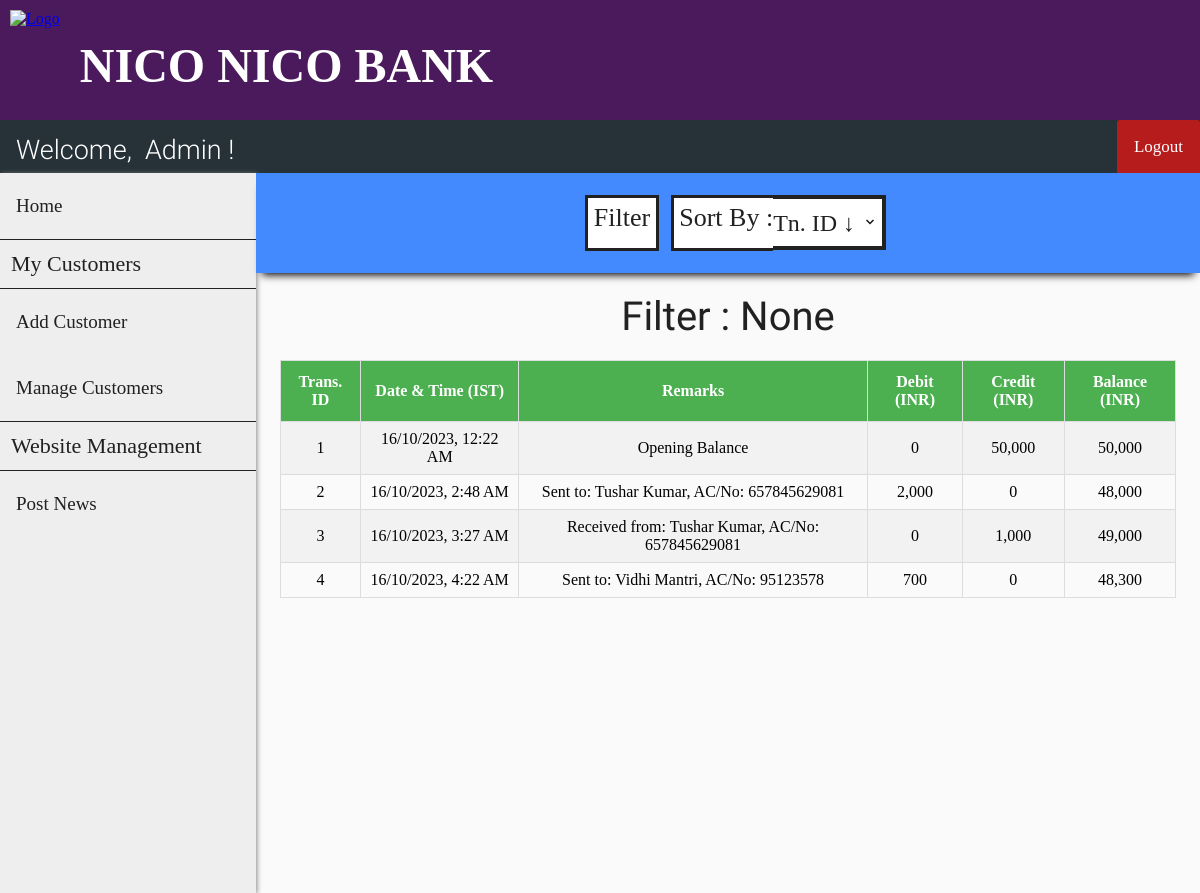
Screenshot of /transactions.php?cust_id=3 (signed in) with the database file from the repository.
### tables this page shows
CREATE TABLE `passbook3` (
  `trans_id` int(11) NOT NULL,
  `trans_date` datetime DEFAULT NULL,
  `remarks` varchar(255) DEFAULT NULL,
  `debit` int(11) DEFAULT NULL,
  `credit` int(11) DEFAULT NULL,
  `balance` int(11) DEFAULT NULL
);

### htdocs/transactions.php (the view, shortened to what this page needs)
<?php
    include "connect.php";
    include "header.php";
    include "user_navbar.php";
    include "admin_sidebar.php";
    $sql0 = "SELECT * FROM passbook".$_SESSION['cust_id'];
    $filter_indicator = "None";
?>
<!DOCTYPE html>
<html>
<head>
    <link rel="stylesheet" href="transactions_style.css">
</head>
<body>
    <div class="search-bar-wrapper">
        <div class="search-bar" id="the-search-bar">
            <div class="flex-item-search-bar" id="fi-search-bar">
                <button id="search" onclick="document.getElementById('id01').style.display='block'">Filter</button>
                <div class="flex-item-by">
                    <label id="sort">Sort By :</label>
                </div>
                <div class="flex-item-search-by">
                    <select name="by" onChange="window.location.href=this.value">
                        <option selected disabled hidden>
                            <?php if (empty($_GET['sort'])) {?>Tn. ID &darr;<?php } ?>
                        </option>
                    </select>
                </div>
            </div>
        </div>
    </div>
    <div class="flex-container">
        <p id="none">Filter : <?php echo $filter_indicator ?></p>
    </div>
    <div class="flex-container">
        <?php
            $result = $conn->query($sql0);
            if ($result->num_rows > 0) {?>
                <table id="transactions">
                    <tr>
                        <th>Trans. ID</th>
                        <th>Date & Time (IST)</th>
                        <th>Remarks</th>
                        <th>Debit (INR)</th>
                        <th>Credit (INR)</th>
                        <th>Balance (INR)</th>
                    </tr>
        <?php
            while($row = $result->fetch_assoc()) {?>
                    <tr>
                        <td><?php echo $row["trans_id"]; ?></td>
                        <td>
                            <?php
                                $time = strtotime($row["trans_date"]);
                                $sanitized_time = date("d/m/Y, g:i A", $time);
                                echo $sanitized_time;
                             ?>
                        </td>
                        <td><?php echo $row["remarks"]; ?></td>
                        <td><?php echo number_format($row["debit"]); ?></td>
                        <td><?php echo number_format($row["credit"]); ?></td>
                        <td><?php echo number_format($row["balance"]); ?></td>
                    </tr>
            <?php } ?>
            </table>
            <?php
            } else {  ?>
                <p id="none"> No results found :(</p>
            <?php }
            $conn->close(); ?>
    </div>
</body>
</html>

### htdocs/header.php (shortened to what this page needs)
<!DOCTYPE html>
<html>
<head>
    <link rel="stylesheet" href="header_style.css">
</head>
<body>
    <div class="flex-container-header">
        <div class="flex-item-header">
            <a href="https://niconii.moe/smol.html">
                <img src="images/logo.png" alt="Logo" width="100" height="100">
            </a>
        </div>
        <div class="flex-item-header">
            <h1>NICO NICO BANK</h1>
        </div>
    </div>
</body>
</html>

### htdocs/user_navbar.php (shortened to what this page needs)
<!DOCTYPE html>
<html>
<head>
    <link rel="stylesheet" href="user_navbar_style.css">
</head>
<body>
    <div class="nav-wrapper">
        <div class="topnav" id="theTopNav">
            <a id="user">Welcome, &nbspAdmin !</a>
            <a id="logout" href="logout_action.php" style="border-top-left-radius: 3px;"
                    onclick="return confirm('Are you sure?')">Logout</a>
        </div>
    </div>
</body>
</html>

### htdocs/admin_sidebar.php (shortened to what this page needs)
<!DOCTYPE html>
<html>
<head>
    <link rel="stylesheet" href="admin_sidebar_style.css">
</head>
<body>
    <div class="sidenav" id="theSideNav">
        <a href="/admin_home.php">Home</a>
        <a id="label">My Customers</a>
        <a href="/customer_add.php">Add Customer</a>
        <a href="/manage_customers.php">Manage Customers</a>
        <a id="label">Website Management</a>
        <a href="/post_news.php">Post News</a>
    </div>
</body>
</html>

### htdocs/header_style.css (style rules this page uses)
body { margin: 0; padding: 0; background-color: #FAFAFA; }
.flex-container-header { display: -webkit-flex; display: flex; height: auto; background-color: #39044ee7; }
.flex-item-header { width: auto; height: 100px; margin: 10px; }
h1 { font-family: OpenSans-Light; color: white; font-size: 3rem; line-height: 3rem; margin-top: calc((1.5rem - 2rem) + 2.5rem); margin-bottom: 1.5rem; }

### htdocs/user_navbar_style.css (style rules this page uses)
.nav-wrapper { height: 53px; background: #333; }
.nav-wrapper .topnav { background-color: #263238; overflow: hidden; height: 53px; }
.topnav a[id="user"] { float: left; display: block; color: white; text-align: center; padding: 14px 16px; text-decoration: none; font-size: 27px; font-family: Roboto-Light; }
.topnav a[id="logout"] { float: right; display: block; color: white; text-align: center; padding: 17px 17px; text-decoration: none; font-size: 17px; font-family: OpenSans-Bold; background-color: #b71c1c; border-top-right-radius: 3px; }

### htdocs/admin_sidebar_style.css (style rules this page uses)
.sidenav { width: 256px; background-color: #eee; height: 90vh; float: left; overflow-y: auto; box-shadow: 1px 1px 5px #888888; }
.sidenav a { font-family: OpenSans-Regular; font-size: 19px; color: #212121; display: block; padding: 22px 16px; text-decoration: none; }
.sidenav a[id="label"] { font-family: OpenSans-Bold; font-size: 22px; color: #212121; display: block; padding: 11px; text-decoration: none; border-top: 1px solid #212121; border-bottom: 1px solid #212121; }

### htdocs/transactions_style.css (style rules this page uses)
.flex-container { display: -webkit-flex; display: flex; margin-left: 256px; width: auto; height: auto; padding-top: 20px; flex-direction: column; overflow-x: auto; }
.search-bar-wrapper { height: 100px; }
.search-bar-wrapper .search-bar { display: -webkit-flex; display: flex; margin-left: 256px; position: relative; width: auto; height: 100px; flex-direction: column; background-color: #448AFF; box-shadow: 0 8px 8px -6px black; overflow: hidden; }
label[id="sort"] { display: block; float: left; color: #212121; font-family: OpenSans-Regular; font-size: 26px; background-color: white; border: 3px solid #212121; border-right: 0; margin: 12px; margin-right: 0px; height: 45px; padding-top: 5px; padding-left: 5px; }
select { font-family: OpenSans-Regular; color: #212121; font-size: 24px; background: url("images/down_arrow.png") 96% / 15% no-repeat #eee; -webkit-appearance: none; -moz-appearance: none; background-color: white; border: 4px solid #212121; border-left: 0; margin: 12px; margin-left: 0px; height: 55px; width: 115%; }
.flex-item-search-bar { display: -webkit-flex; display: flex; flex-direction: row; margin: auto; width: auto; height: auto; }
button[id="search"] { font-family: OpenSans-Regular; color: #212121; font-size: 26px; background-color: white; cursor: pointer; height: 40px; margin-top: 12px; padding-top: 5px; padding-bottom: 45px; border: 3px solid #212121; }
label { display: block; float: left; color: #212121; font-family: OpenSans-Bold; font-size: 20px; }
#transactions { font-family: OpenSans-Regular; border-collapse: collapse; width: 80%; margin: auto; }
@media screen and (max-width: 1280px) { #transactions { width: 95%; } }
#transactions td, #transactions th { text-align: center; border: 1px solid #ddd; padding: 8px; }
#transactions tr:nth-child(even) { background-color: #f2f2f2; }
#transactions th { padding-top: 12px; padding-bottom: 12px; background-color: #4CAF50; color: white; }
p[id="none"] { margin: auto; font-size: 40px; color: #212121; font-family: Roboto-Regular; }

### rows the page displays
passbook3: trans_id "1", trans_date "16/10/2023, 12:22 AM", remarks "Opening Balance", debit "0", credit "50,000", balance "50,000"
passbook3: trans_id "2", trans_date "16/10/2023, 2:48 AM", remarks "Sent to: Tushar Kumar, AC/No: 657845629081", debit "2,000", credit "0", balance "48,000"
passbook3: trans_id "3", trans_date "16/10/2023, 3:27 AM", remarks "Received from: Tushar Kumar, AC/No: 657845629081", debit "0", credit "1,000", balance "49,000"
passbook3: trans_id "4", trans_date "16/10/2023, 4:22 AM", remarks "Sent to: Vidhi Mantri, AC/No: 95123578", debit "700", credit "0", balance "48,300"

### other values shown
$filter_indicator "None"
